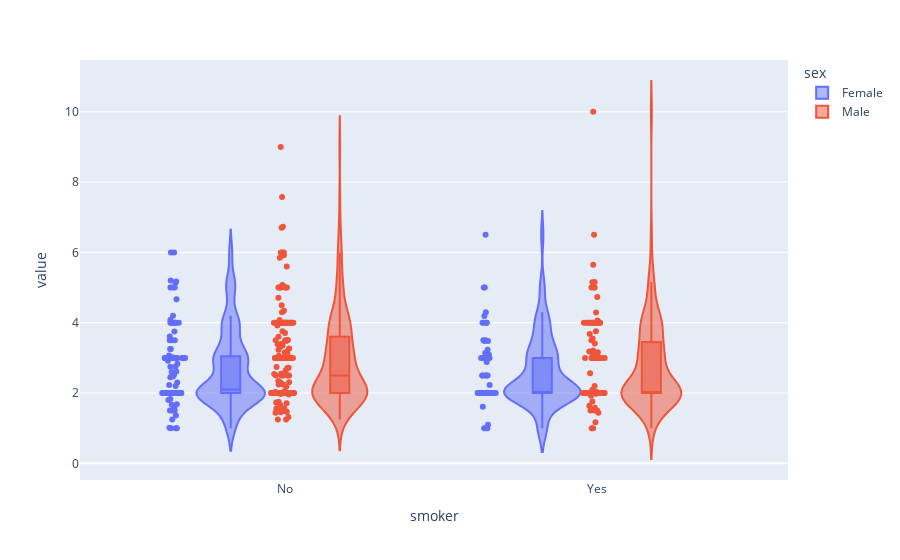

Notebook code for this chart:
### Markdown cell above
#### *Violin Graph - Basic*

### Code cell
px.violin(tips_df, y = ['tip', 'size'], x = 'smoker',
          color = 'sex', box = True,
          points = 'all'
            )

### Figure 1 — Plotly figure (JSON) as saved in the notebook; plotly's stock layout.template omitted (floating-point values rounded to 4 significant figures; data arrays with more than 128 entries replaced by an {"elided": "..."} marker saying what was removed)
{"data": [{"alignmentgroup": "True", "box": {"visible": true}, "hovertemplate": "sex=Female<br>smoker=%{x}<br>value=%{y}<extra></extra>", "legendgroup": "Female", "marker": {"color": "#636efa"}, "name": "Female", "offsetgroup": "Female", "orientation": "v", "points": "all", "scalegroup": "True", "showlegend": true, "type": "violin", "x": {"elided": "174 str values"}, "x0": " ", "xaxis": "x", "y": {"elided": "174 float values"}, "y0": " ", "yaxis": "y"}, {"alignmentgroup": "True", "box": {"visible": true}, "hovertemplate": "sex=Male<br>smoker=%{x}<br>value=%{y}<extra></extra>", "legendgroup": "Male", "marker": {"color": "#EF553B"}, "name": "Male", "offsetgroup": "Male", "orientation": "v", "points": "all", "scalegroup": "True", "showlegend": true, "type": "violin", "x": {"elided": "314 str values"}, "x0": " ", "xaxis": "x", "y": {"elided": "314 float values"}, "y0": " ", "yaxis": "y"}], "layout": {"legend": {"title": {"text": "sex"}, "tracegroupgap": 0}, "margin": {"t": 60}, "violinmode": "group", "xaxis": {"anchor": "y", "domain": [0, 1], "title": {"text": "smoker"}}, "yaxis": {"anchor": "x", "domain": [0, 1], "title": {"text": "value"}}}}
